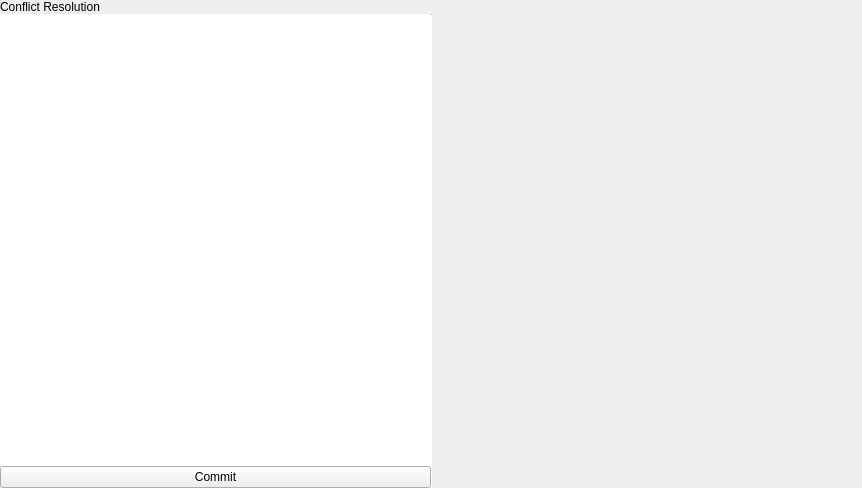
<?xml version="1.0" encoding="UTF-8"?>
<ui version="4.0">
 <class>ConflictResolutionSnapIn</class>
 <widget class="QWidget" name="ConflictResolutionSnapIn">
  <property name="geometry">
   <rect>
    <x>0</x>
    <y>0</y>
    <width>862</width>
    <height>488</height>
   </rect>
  </property>
  <property name="windowTitle">
   <string notr="true">Form</string>
  </property>
  <layout class="QVBoxLayout" name="verticalLayout">
   <property name="leftMargin">
    <number>0</number>
   </property>
   <property name="topMargin">
    <number>0</number>
   </property>
   <property name="rightMargin">
    <number>0</number>
   </property>
   <property name="bottomMargin">
    <number>0</number>
   </property>
   <item>
    <widget class="tStackedWidget" name="stackedWidget">
     <property name="currentIndex">
      <number>1</number>
     </property>
     <widget class="QWidget" name="abortConflictResolutionPage">
      <layout class="QVBoxLayout" name="verticalLayout_3">
       <property name="spacing">
        <number>0</number>
       </property>
       <property name="leftMargin">
        <number>0</number>
       </property>
       <property name="topMargin">
        <number>0</number>
       </property>
       <property name="rightMargin">
        <number>0</number>
       </property>
       <property name="bottomMargin">
        <number>0</number>
       </property>
       <item>
        <widget class="tTitleLabel" name="abortTitleLabel">
         <property name="text">
          <string>Abort Conflict Resolution</string>
         </property>
        </widget>
       </item>
       <item alignment="Qt::AlignHCenter">
        <widget class="QWidget" name="abortConfirmWidget" native="true">
         <layout class="QVBoxLayout" name="verticalLayout_6">
          <item>
           <widget class="tSubtitleLabel" name="label_2">
            <property name="text">
             <string>Abort Conflict Resolution?</string>
            </property>
           </widget>
          </item>
          <item>
           <widget class="QLabel" name="abortExplainText">
            <property name="text">
             <string notr="true">The disc in the drive is not blank. To burn these tracks to the disc, the disc will need to be erased.

Once the disc in the drive is erased, all the data on it will be gone forever.</string>
            </property>
            <property name="wordWrap">
             <bool>true</bool>
            </property>
           </widget>
          </item>
          <item>
           <layout class="QVBoxLayout" name="verticalLayout_5">
            <property name="spacing">
             <number>0</number>
            </property>
            <property name="leftMargin">
             <number>0</number>
            </property>
            <property name="topMargin">
             <number>0</number>
            </property>
            <property name="rightMargin">
             <number>0</number>
            </property>
            <property name="bottomMargin">
             <number>0</number>
            </property>
            <item>
             <widget class="QPushButton" name="continueConflictResolutionButton">
              <property name="text">
               <string notr="true">Continue Merge</string>
              </property>
             </widget>
            </item>
            <item>
             <widget class="QPushButton" name="doAbortButton">
              <property name="text">
               <string notr="true">Abort Merge</string>
              </property>
              <property name="icon">
               <iconset theme="dialog-cancel">
                <normaloff>../../../../theFrisbee/application/operations</normaloff>../../../../theFrisbee/application/operations</iconset>
              </property>
             </widget>
            </item>
           </layout>
          </item>
         </layout>
        </widget>
       </item>
       <item>
        <spacer name="verticalSpacer_2">
         <property name="orientation">
          <enum>Qt::Vertical</enum>
         </property>
         <property name="sizeHint" stdset="0">
          <size>
           <width>20</width>
           <height>40</height>
          </size>
         </property>
        </spacer>
       </item>
      </layout>
     </widget>
     <widget class="QWidget" name="conflictResolutionPage">
      <layout class="QVBoxLayout" name="verticalLayout_2">
       <property name="spacing">
        <number>0</number>
       </property>
       <property name="leftMargin">
        <number>0</number>
       </property>
       <property name="topMargin">
        <number>0</number>
       </property>
       <property name="rightMargin">
        <number>0</number>
       </property>
       <property name="bottomMargin">
        <number>0</number>
       </property>
       <item>
        <widget class="tTitleLabel" name="titleLabel">
         <property name="text">
          <string>Conflict Resolution</string>
         </property>
        </widget>
       </item>
       <item>
        <layout class="QHBoxLayout" name="horizontalLayout_2">
         <property name="spacing">
          <number>0</number>
         </property>
         <item>
          <widget class="QWidget" name="leftWidget" native="true">
           <property name="sizePolicy">
            <sizepolicy hsizetype="Preferred" vsizetype="Expanding">
             <horstretch>0</horstretch>
             <verstretch>0</verstretch>
            </sizepolicy>
           </property>
           <layout class="QVBoxLayout" name="verticalLayout_4">
            <property name="spacing">
             <number>0</number>
            </property>
            <property name="leftMargin">
             <number>0</number>
            </property>
            <property name="topMargin">
             <number>0</number>
            </property>
            <property name="rightMargin">
             <number>0</number>
            </property>
            <property name="bottomMargin">
             <number>0</number>
            </property>
            <item>
             <widget class="QListView" name="modifiedFilesEdit">
              <property name="frameShape">
               <enum>QFrame::NoFrame</enum>
              </property>
             </widget>
            </item>
            <item>
             <widget class="QPushButton" name="completeButton">
              <property name="text">
               <string notr="true">Commit</string>
              </property>
              <property name="icon">
               <iconset theme="commit">
                <normaloff>.</normaloff>.</iconset>
              </property>
             </widget>
            </item>
           </layout>
          </widget>
         </item>
         <item>
          <widget class="Line" name="line_3">
           <property name="maximumSize">
            <size>
             <width>1</width>
             <height>16777215</height>
            </size>
           </property>
           <property name="orientation">
            <enum>Qt::Vertical</enum>
           </property>
          </widget>
         </item>
         <item>
          <widget class="tStackedWidget" name="conflictResolutionStack"/>
         </item>
        </layout>
       </item>
      </layout>
     </widget>
    </widget>
   </item>
  </layout>
 </widget>
 <customwidgets>
  <customwidget>
   <class>tStackedWidget</class>
   <extends>QStackedWidget</extends>
   <header location="global">tstackedwidget.h</header>
   <container>1</container>
   <slots>
    <signal>switchingFrame(int)</signal>
   </slots>
  </customwidget>
  <customwidget>
   <class>tTitleLabel</class>
   <extends>QLabel</extends>
   <header location="global">ttitlelabel.h</header>
   <slots>
    <signal>backButtonClicked()</signal>
   </slots>
  </customwidget>
  <customwidget>
   <class>tSubtitleLabel</class>
   <extends>QLabel</extends>
   <header location="global">tsubtitlelabel.h</header>
  </customwidget>
 </customwidgets>
 <resources/>
 <connections>
  <connection>
   <sender>abortTitleLabel</sender>
   <signal>backButtonClicked()</signal>
   <receiver>continueConflictResolutionButton</receiver>
   <slot>click()</slot>
   <hints>
    <hint type="sourcelabel">
     <x>104</x>
     <y>12</y>
    </hint>
    <hint type="destinationlabel">
     <x>335</x>
     <y>122</y>
    </hint>
   </hints>
  </connection>
 </connections>
</ui>
